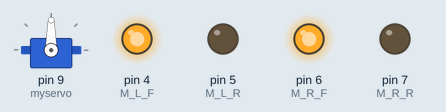
This sketch was run on a simulated Arduino Uno, built with avr-gcc and run on an emulated ATmega328P. On the bench: servo, output pins drawn as LEDs (lit = HIGH).

Above: at 10.5 s.
At 12.0 s:
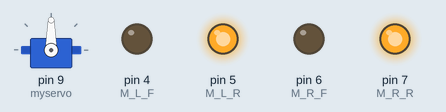
At 14.1 s:
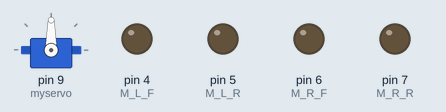
Timing chart, 0 to 17.3 s (numbered marks = the images above):
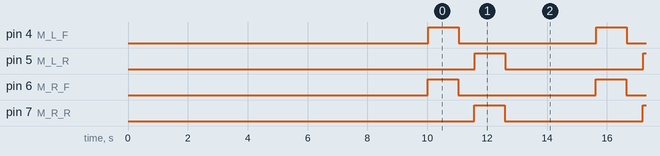

The sketch:

Full_Robot_1.ino
```cpp
#define M_L_F 4 // IN1 Blue
#define M_L_R 5 // IN2 Green
#define M_R_F 6 // IN3 Yellow
#define M_R_R 7 // IN4 Orange
#define SERVO_OUT 9 // Servo Motor Output
#define TRIG_PIN 3 //
#define ECHO_PIN 2 // Echo output pin
#define FWD 1
#define OFF 0
#define REV -1


#include <Servo.h>;

Servo myservo;  // create servo object to control a servo
int pos = 0;    // variable to store the servo position

// Prototypes
void motor_left(int state);
void motor_right(int state);
void motor_fwd();
void motor_rev();
void motor_stop();


void setup()
{
  Serial.begin(9600); // Serial Monitor Rate Initialization
  myservo.attach(9);  // attaches the servo on pin 9 to the servo object

  // Initialize Motor Pins
  pinMode(M_L_F, OUTPUT);
  pinMode(M_L_R, OUTPUT);
  pinMode(M_R_F, OUTPUT);
  pinMode(M_R_R, OUTPUT);

  digitalWrite(M_L_F, LOW);
  digitalWrite(M_L_R, LOW);
  digitalWrite(M_R_F, LOW);
  digitalWrite(M_R_R, LOW);

  // Initialize the Servo to 90 degrees (straight forward)
  myservo.write(90);

  delay(10000);
}

void loop() {
  servo_write(0);

  motor_fwd();
  delay(1000);
  motor_stop();
  delay(500);
  motor_rev();
  delay(1000);
  motor_stop();
  delay(3000);
}

void motor_left(int state)
{
  digitalWrite(M_L_F,LOW);
  digitalWrite(M_L_R,LOW);

  delay(15);

  if (state == FWD)
  {
    digitalWrite(M_L_F, HIGH);
  }
  else if (state == REV)
  {
    digitalWrite(M_L_R, HIGH);
  }
}

void motor_right(int state)
{
  digitalWrite(M_R_F,LOW);
  digitalWrite(M_R_R,LOW);

  delay(15);

  if (state == FWD)
  {
    digitalWrite(M_R_F, HIGH);
  }
  else if (state == REV)
  {
    digitalWrite(M_R_R, HIGH);
  }
}

void motor_fwd()
{
  motor_right(FWD);
  motor_left(FWD);
}

void motor_rev()
{
  motor_right(REV);
  motor_left(REV);
}

void motor_stop()
{
 motor_right(OFF);
 motor_left(OFF);
}

void servo_write(int angle)
{
  myservo.write(angle + 90);
}
```

Measured:
- by itself, pin 4 (M_L_F), pin 5 (M_L_R), pin 6 (M_R_F), pin 7 (M_R_R): alternates HIGH for 1.0 s and LOW for 4.6 s
- by itself, everything shown: repeats every 5.6 s, in 8 steps
